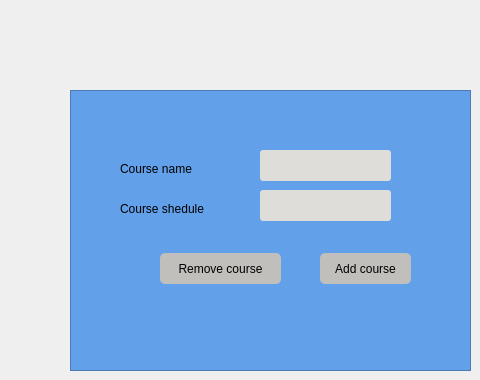
   <widget class="QWidget" name="tab_6">
    <attribute name="title">
     <string>Edit courses</string>
    </attribute>
    <widget class="QFrame" name="frame">
     <property name="geometry">
      <rect>
       <x>70</x>
       <y>90</y>
       <width>401</width>
       <height>281</height>
      </rect>
     </property>
     <property name="styleSheet">
      <string notr="true">background:rgb(98, 160, 234);
color:black</string>
     </property>
     <property name="frameShape">
      <enum>QFrame::StyledPanel</enum>
     </property>
     <property name="frameShadow">
      <enum>QFrame::Raised</enum>
     </property>
     <widget class="QLabel" name="label_2">
      <property name="geometry">
       <rect>
        <x>50</x>
        <y>70</y>
        <width>101</width>
        <height>17</height>
       </rect>
      </property>
      <property name="text">
       <string>Course name</string>
      </property>
     </widget>
     <widget class="QLineEdit" name="lineEdit_course_add">
      <property name="geometry">
       <rect>
        <x>190</x>
        <y>60</y>
        <width>131</width>
        <height>31</height>
       </rect>
      </property>
      <property name="styleSheet">
       <string notr="true">color:black;
background:rgb(222, 221, 218);
border-radius:3px;</string>
      </property>
     </widget>
     <widget class="QToolButton" name="toolButton_3">
      <property name="geometry">
       <rect>
        <x>90</x>
        <y>163</y>
        <width>121</width>
        <height>31</height>
       </rect>
      </property>
      <property name="styleSheet">
       <string notr="true">border-radius:5px;
background-color: rgb(192, 191, 188);
color:black;</string>
      </property>
      <property name="text">
       <string>Remove course</string>
      </property>
     </widget>
     <widget class="QToolButton" name="toolButton_4">
      <property name="geometry">
       <rect>
        <x>250</x>
        <y>163</y>
        <width>91</width>
        <height>31</height>
       </rect>
      </property>
      <property name="styleSheet">
       <string notr="true">border-radius:5px;
background-color: rgb(192, 191, 188);
color:black</string>
      </property>
      <property name="text">
       <string>Add course</string>
      </property>
     </widget>
     <widget class="QLabel" name="label_3">
      <property name="geometry">
       <rect>
        <x>50</x>
        <y>110</y>
        <width>121</width>
        <height>17</height>
       </rect>
      </property>
      <property name="text">
       <string>Course shedule</string>
      </property>
     </widget>
     <widget class="QLineEdit" name="lineEdit_schedule">
      <property name="geometry">
       <rect>
        <x>190</x>
        <y>100</y>
        <width>131</width>
        <height>31</height>
       </rect>
      </property>
      <property name="styleSheet">
       <string notr="true">color:black;
background:rgb(222, 221, 218);
border-radius:3px;</string>
      </property>
     </widget>
    </widget>
   </widget>
